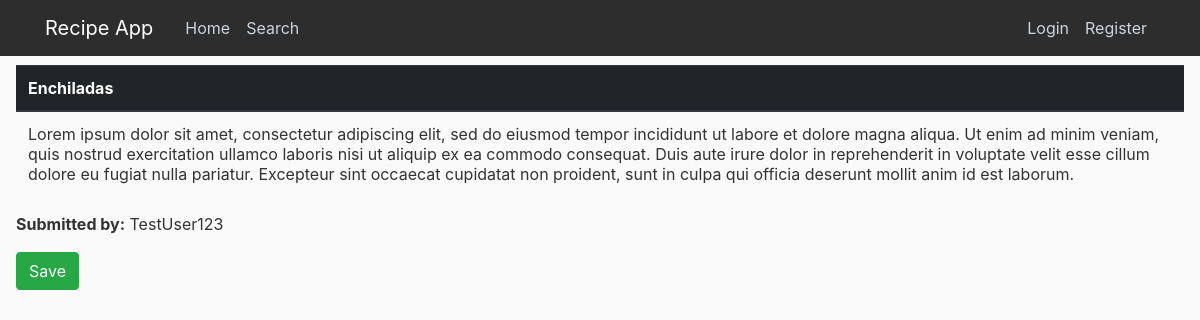
The app's page /viewRecipe/6/ with its own data.
### cooking/models.py (models this page shows, shortened)
class Recipe(models.Model):
    DIFFICULTY = [
        ('Beginner', 'Beginner'),
        ('Intermediate', 'Intermediate'),
        ('Expert', 'Expert'),
    ]
    TIME_TO_COOK = [
        ('1-30 minutes', '1-30 minutes'),
        ('31-60 minutes', '31-60 minutes'),
        ('61+ minutes', '61+ minutes'),
    ]
    REGION = [
        ('America', 'America'),
        ('Europe', 'Europe'),
        ('Africa', 'Africa'),
        ('Asia', 'Asia'),
        ('Australia', 'Australia')
    ]
    MEAL_TYPE = [
        ('Breakfast', 'Breakfast'),
        ('Lunch', 'Lunch'),
        ('Dinner', 'Dinner'),
        ('Dessert', 'Dessert'),
        ('Snack', 'Snack'),
    ]
    title = models.CharField(max_length=100, null=True)
    difficulty = models.CharField(
        max_length=100,
        choices=DIFFICULTY,
        null=True
    )
    time_to_cook = models.CharField(
        max_length=100,
        choices=TIME_TO_COOK,
        null=True
    )
    region = models.CharField(
        max_length=100,
        choices=REGION,
        null=True
    )
    meal_type = models.CharField(
        max_length=100,
        choices=MEAL_TYPE,
        null=True
    )
    content = models.TextField(null=True)
    date_posted = models.DateTimeField(default=timezone.now, null=True)
    author = models.ForeignKey(User, on_delete=models.SET_NULL, null=True)
    is_saved = models.BooleanField(default=False)

### cooking/views.py (the view)
# urls.py: path('viewRecipe/<str:pk>/', views.viewRecipe, name='viewRecipe'),
def viewRecipe(request, pk):
    recipe = Recipe.objects.get(id=pk)
    context = {'recipe': recipe}
    if request.method == "POST":
        recipe.is_saved = True
        recipe.save()
    else:
        form = RecipeForm()
    return render(request, 'cooking/viewRecipe.html', context)

### cooking/templates/cooking/viewRecipe.html (shortened to what this page needs)
{% extends "cooking/base.html" %}
{% load static %}
{% block content %}
<table class="table">
  <thead class="thead-dark">
    <tr>
      <th scope="col">{{ recipe.title }}</th>
    </tr>
  </thead>
  <tbody>
    <tr>
      <td>{{ recipe.content }}</td>
    </tr>
  </tbody>
</table>
<p><b>Submitted by:</b> {{ recipe.author }}</p>
 <form method="POST" class="form-group">
        <button type="submit" class="btn btn-success">Save</button>
    </form>
{% endblock %}

### cooking/static/cooking/main.css (style rules this page uses)
body { background: #fafafa; color: #333333; margin-top: 3rem; padding: 1em; }

### records on screen
Recipe: title "Enchiladas", content "Lorem ipsum dolor sit amet, consectetur adipiscing elit, sed do eiusmod tempor incididunt ut labore et dolore magna aliqua. Ut enim ad minim veniam, quis nostrud exercitation ullamco laboris nisi ut aliquip ex ea commodo consequat. Duis aute irure dolor in reprehenderit in voluptate velit esse cillum dolore eu fugiat nulla pariatur. Excepteur sint occaecat cupidatat non proident, sunt in culpa qui officia deserunt mollit anim id est laborum.", author "TestUser123"
